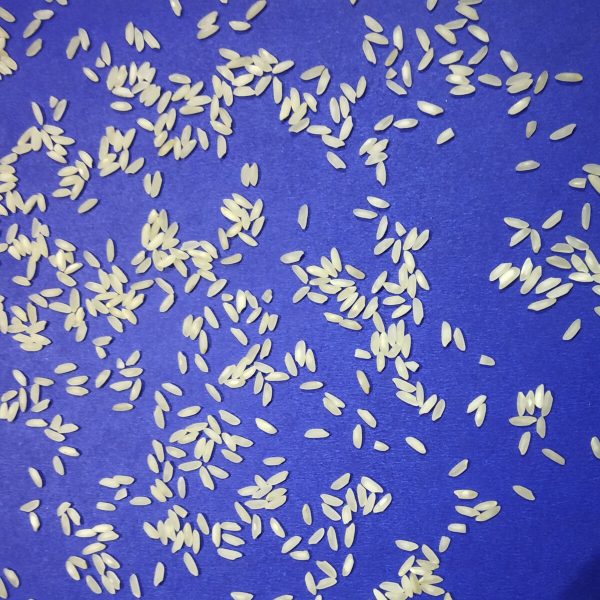
#> input picture rice_img.jpg, 1200 x 1200 px, found by its file name (shown at 1/2 size)
$ jupyter execute Count_Ricegrains.ipynb
#> lines starting #> are read from the running program, lines starting #| are printed output that depends on the picture; after the words box and inside, x2 and y2 are one past the last pixel; in counts of white or black regions, pixels touching at a corner belong together
## STEP 1 - Importing Required Libraries

[cell 1]
import cv2
import numpy as np
from PIL import Image
from numpy import asarray

import matplotlib.pyplot as plt
import matplotlib.image as mpimg

from skimage import filters, feature, measure, color
from skimage.segmentation import watershed
from scipy import ndimage
from google.colab.patches import cv2_imshow

## STEP 2- Image Pre-processing

[cell 2]
img=cv2.imread("/content/rice_img.jpg")
#> img is the input picture: shape (1200, 1200, 3); mean B, G, R 181.7, 105.8, 100.2
gray=cv2.cvtColor(img,cv2.COLOR_BGR2GRAY)
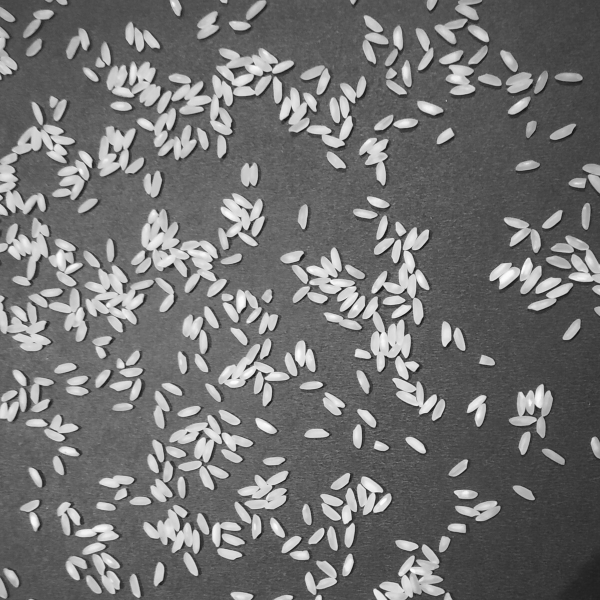
#> gray: shape (1200, 1200) (shown at 1/2 size); min 5, max 254, mean 112.8

cv2_imshow(img)
cv2_imshow(gray)

[cell 3]
ret,thresh=cv2.threshold(gray,120,255,cv2.THRESH_BINARY)
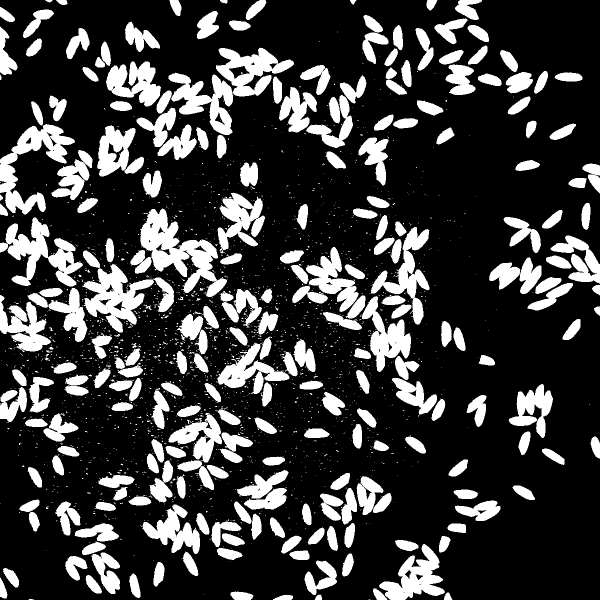
#> thresh: shape (1200, 1200) (shown at 1/2 size); 24.2% white; 2297 white regions (2031 under 20 px), largest, box (x1, y1, x2, y2) and area: (280, 417, 454, 594) 11996, (164, 528, 348, 665) 10145, (0, 248, 150, 429) 9290
cv2_imshow(thresh)

##Noise Removal

[cell 4]
kernal=np.ones((3),np.uint8)
clear_img=cv2.morphologyEx(thresh,cv2.MORPH_OPEN,kernal,iterations=8)
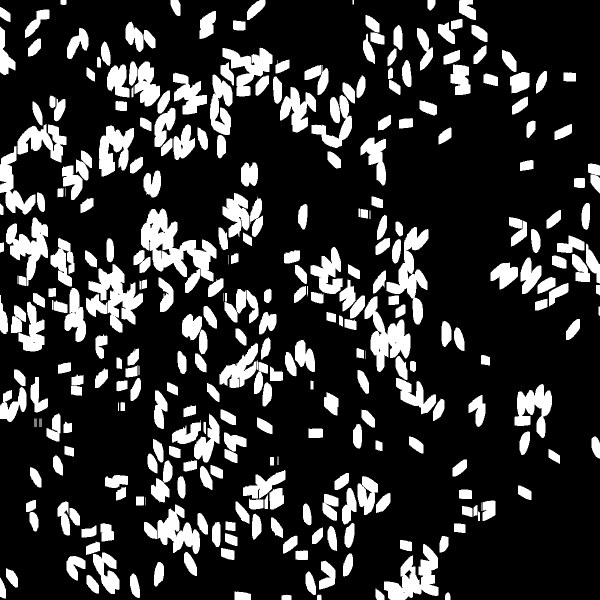
#> clear_img: shape (1200, 1200) (shown at 1/2 size); 20.2% white; 322 white regions (12 under 20 px)

cv2_imshow(clear_img)

## STEP 3-Counting the Labels

[cell 5]
#Copying the preprocessed images as label_img
label_img=clear_img.copy()

label_count=0

#shape function for getting height and width
rows,cols=label_img.shape
#> rows = 1200; cols = 1200

#looping through the pixel of image using rows and column of image
for j in range(rows):
  for i in range(cols):
    pixel=label_img[j,i]

    #Here there is single channel with 2pixel intensities,Either 0 or 255
    #Counting the total number of pixel intensity 255
    if 255==pixel:
      label_count+=1
      ##Applying floodFill method of opencv which will help in filling the backgroud that will ultimately helps in couting the contoured grain ea
      cv2.floodFill(label_img,None,(i,j),label_count)
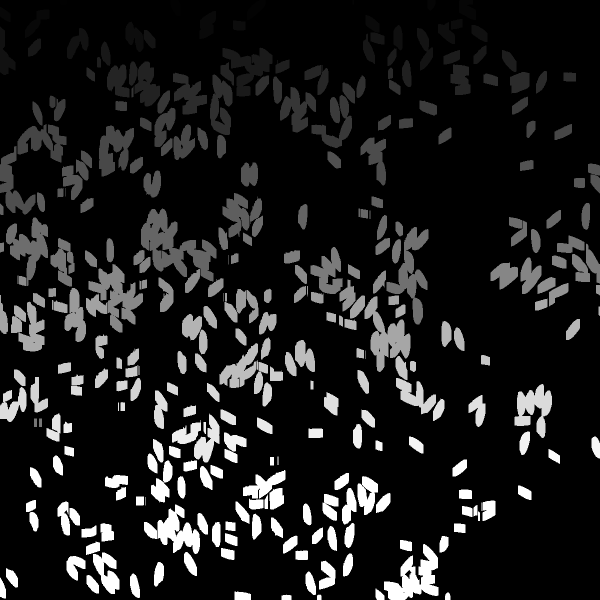
#> label_img: shape (1200, 1200) (shown at 1/2 size); 16.35% of pixels changed, all inside (x1, y1, x2, y2) = (0, 0, 1200, 951)
#> after the loop, label_count = 55728

[cell 6]
print("Number of foreground objects",label_count)
#| Number of foreground objects 55728
cv2_imshow(label_img)

## Counting rice grains using Contours method

[cell 7]
#Applying Countours method to get the count of rice grains
contours,h=cv2.findContours(clear_img,cv2.RETR_TREE,cv2.CHAIN_APPROX_SIMPLE)
#> contours = 378 contours, 70 with area under 20; largest, box (x1, y1, x2, y2) and area: (282, 417, 433, 563) 9440, (177, 528, 286, 665) 5896, (768, 1088, 877, 1200) 5748, (729, 592, 821, 744) 5688, (773, 454, 857, 649) 5608; h = 378 rows, first 6: [1, -1, -1, -1], [2, 0, -1, -1], [3, 1, -1, -1], [4, 2, -1, -1], [5, 3, -1, -1], [6, 4, -1, -1]

output_contour=cv2.cvtColor(clear_img,cv2.COLOR_GRAY2BGR)
#> output_contour: shape (1200, 1200, 3); 20.2% white; 322 white regions (12 under 20 px), largest, box (x1, y1, x2, y2) and area: (282, 417, 433, 563) 9515, (177, 528, 286, 665) 6241, (768, 1088, 877, 1200) 5941
cv2.drawContours(output_contour,contours,-1,(0,0,255),2)
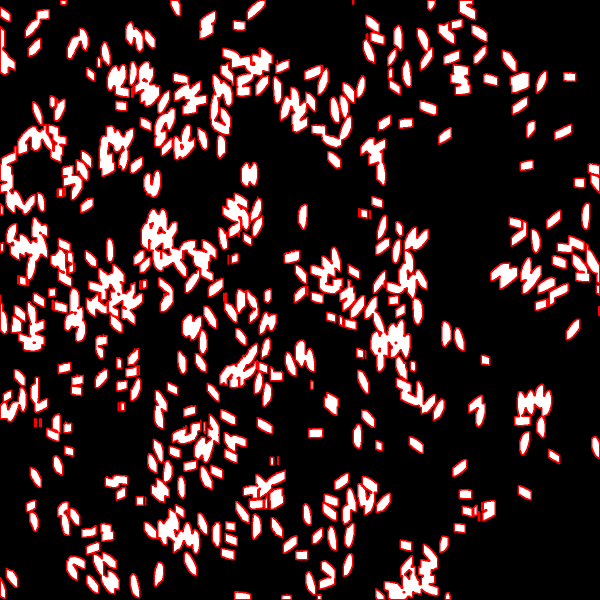
#> output_contour: shape (1200, 1200, 3) (shown at 1/2 size); mean B, G, R 35.6, 35.6, 60.6
print("Number of detected contours",len(contours))
#| Number of detected contours 378

[cell 8]
cv2_imshow(output_contour)

## STEP 3-Applying Watershed Algorithm

[cell 9]
#To visualize the segmentation conveniently, There needed a colour-code the labelled regions using the color, thus I did it
#Applying  distance_transform_edt to computes the distance from non-zero (i.e. non-background) points to the nearest zero (i.e. background) point.

dist_trans=ndimage.distance_transform_edt(clear_img)
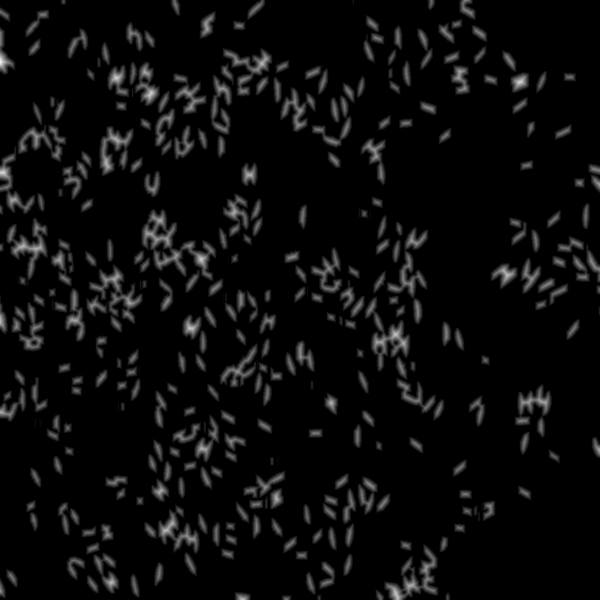
#> dist_trans: shape (1200, 1200) float64 (shown at 1/2 size); min 0, max 20.25, mean 0.9; drawn with min black and max white

#Applying peak_local_max function for getting coordinates of local peaks (maxima) in an image.
local_max=feature.peak_local_max(dist_trans,min_distance=23)
#> local_max = 292 pairs, first value 25 to 1170, second value 24 to 1171

local_max_mask=np.zeros(dist_trans.shape,dtype=bool)
local_max_mask[tuple(local_max.T)]=True

#Aplying Watershed algorithm
labels=watershed(-dist_trans,measure.label(local_max_mask),mask=clear_img)
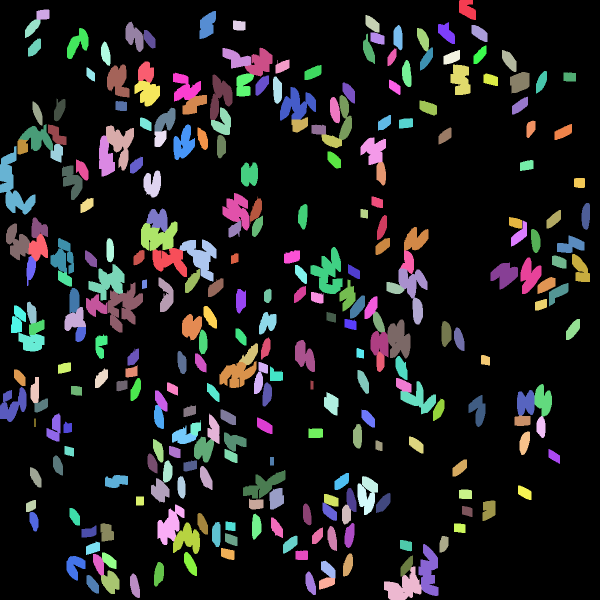
#> labels: shape (1200, 1200) int32 (shown at 1/2 size); 293 distinct labels, from 0 to 292; one colour per label, 0 black
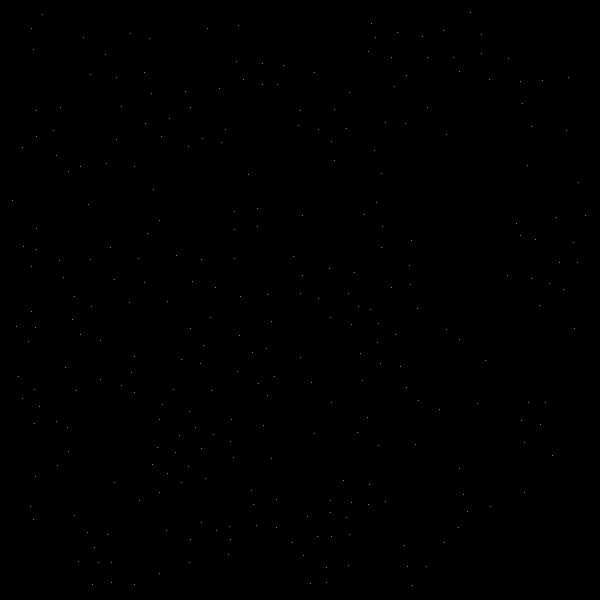
#> local_max_mask: shape (1200, 1200) bool (shown at 1/2 size); 0.02% white in thin lines or dots

## STEP 5-Counting Total Grains and Broken grains using grains area

[cell 10]
#label2rgb function, specifying the background label with argument bg_label=0.
plt.figure(figsize=(30,10))
plt.imshow(color.label2rgb(labels,bg_label=0))
print("Number of Rice grains are :%d" % labels.max())
#| Number of Rice grains are :292
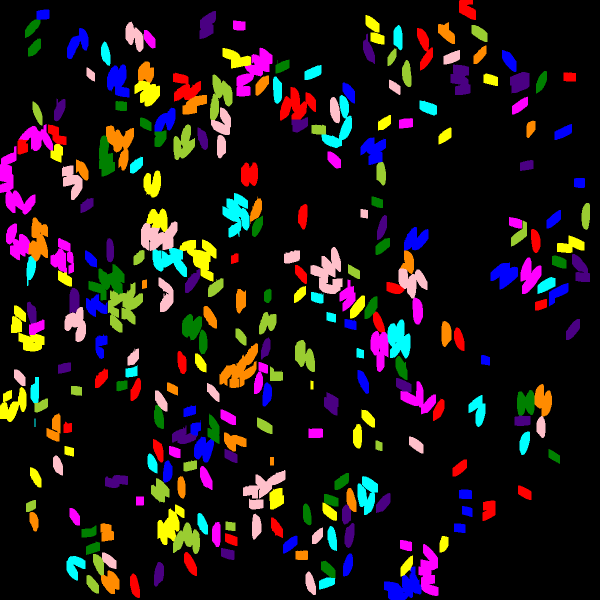
#> shown: shape (1200, 1200, 3) float64 (shown at 1/2 size); mean R, G, B 0.111, 0.0843, 0.0868

## Count the Total number of Rice grains (Done)

[cell 11]
#Creating A list name count for counting the total Broken rice grains
count=[]

#Iterating through contour and filtering out the rice grains with area less than 800 and then appending to the count variable.
for x in contours:

  #Using contourArea method to get the area of rice (Contour)
  area=cv2.contourArea(x)
  if area<800:
    count.append(x)
#> this loop made 378 passes
#> area on passes 1 to 3: 74, 168, 121.5
#> after the loop, count = 296 contours, 70 with area under 20; largest, box (x1, y1, x2, y2) and area: (883, 642, 903, 694) 775, (700, 591, 730, 637) 762, (660, 194, 680, 247) 750, (201, 1046, 228, 1083) 746, (546, 153, 564, 208) 738

print("Total Number of Broken rice present in the Image is:",len(count))
#| Total Number of Broken rice present in the Image is: 296
